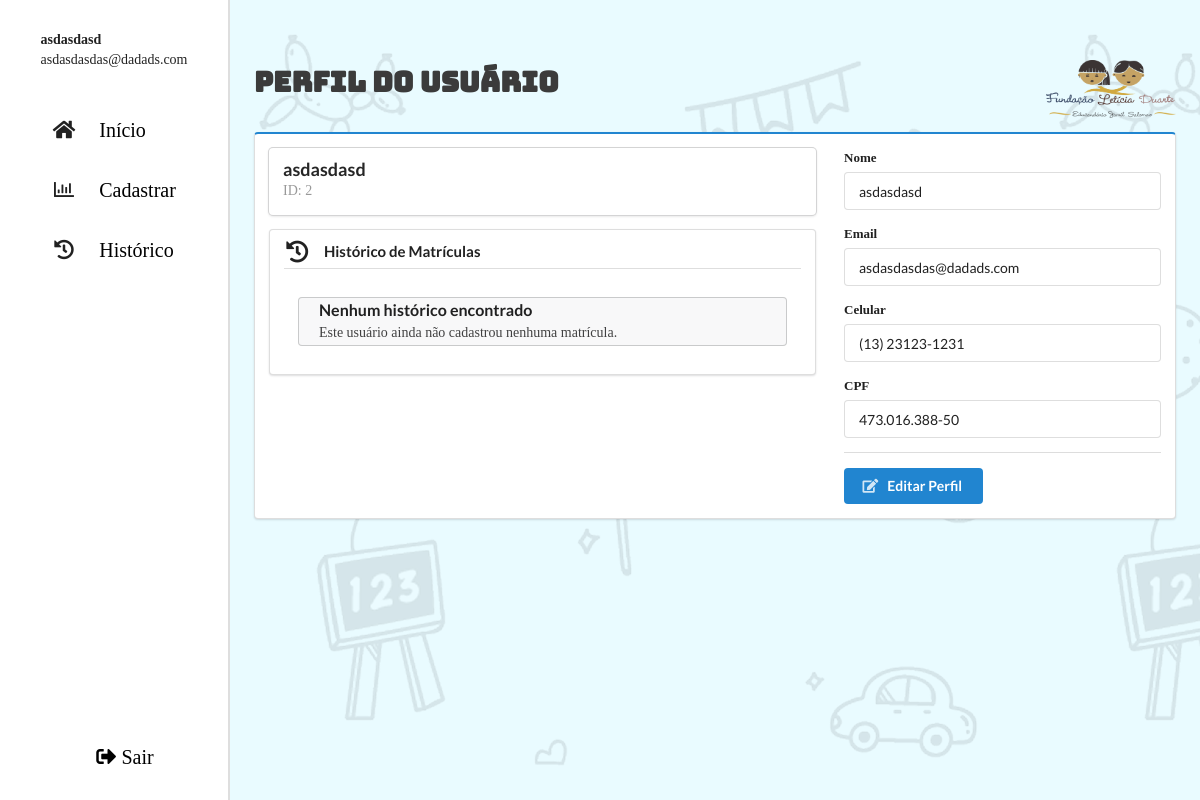
The page /perfil.php (signed in) on the database its author committed.
### tables this page shows
CREATE TABLE `tb_funcionario` (
  `id_funcionario` int(11) NOT NULL,
  `nome` varchar(200) DEFAULT NULL,
  `email` varchar(100) DEFAULT NULL,
  `senha` varchar(255) NOT NULL,
  `celular` varchar(20) DEFAULT NULL,
  `cpf` varchar(14) DEFAULT NULL
);

### perfil.php (the view, shortened to what this page needs)
<?php
include './config.php';
$id = $_SESSION['usuario']['id'] ?? null;
$sql = "SELECT * FROM tb_funcionario WHERE id_funcionario = ?";
$stmt = $conn->prepare($sql);
$stmt->execute([$id]);
$usuario = $stmt->fetch(PDO::FETCH_ASSOC);
$sqlHist = "
    SELECT
        m.id_matricula,
        a.nome AS nome_aluno,
        r1.nome AS responsavel_1,
        r2.nome AS responsavel_2,
        m.data
    FROM tb_matricula m
    LEFT JOIN tb_alunos a ON m.aluno_id = a.id
    LEFT JOIN tb_responsaveis r1 ON m.responsavel_1_id = r1.id_responsavel
    LEFT JOIN tb_responsaveis r2 ON m.responsavel_2_id = r2.id_responsavel
    WHERE m.funcionario_id = ?
    ORDER BY m.data DESC
";
$stmtHist = $conn->prepare($sqlHist);
$stmtHist->execute([$id]);
$historico = $stmtHist->fetchAll(PDO::FETCH_ASSOC);
?>
<!DOCTYPE html>
<html lang="pt-br">
<head>
    <link rel="stylesheet" href="https://cdn.jsdelivr.net/npm/semantic-ui@2.5.0/dist/semantic.min.css">
    <link rel="stylesheet" href="./css/sistema.css">
</head>
<body>
    <section class="corpo_pagina">
        <?php include './template/menuLateral.php' ?>
        <main class="conteudo_cadastrados">
            <section class="cabecalho_cadastrados">
                <h2>Perfil do Usuário</h2>
                <img class="ui small image fluid" src="./img/apresentacao_img/Logo Leiticia Duarte.png"
                    alt="Logo Leiticia Duarte">
            </section>
            <section class="sessao_cadastro ui segment blue">
                <?php if ($usuario): ?>
                    <div class="ui two column stackable grid">
                        <div class="ten wide column">
                            <div class="ui card fluid">
                                <div class="content">
                                    <a class="header"><?= ($usuario['nome']) ?></a>
                                    <div class="meta">
                                        <span>ID: <?= ($usuario['id_funcionario']) ?></span>
                                    </div>
                                </div>
                            </div>
                            <div class="ui segment">
                                <h4 class="ui dividing header">
                                    <i class="history icon"></i>
                                    Histórico de Matrículas
                                </h4>
                                <div class="ui very basic segment" style="max-height: 280px; overflow-y: auto;">
                                    <?php if (count($historico) > 0): ?>
                                        <table class="ui celled striped compact small table">
                                            <thead>
                                                <tr>
                                                    <th>ID Matrícula</th>
                                                    <th>Aluno</th>
                                                    <th>Responsável 1</th>
                                                    <th>Responsável 2</th>
                                                    <th>Data</th>
                                                </tr>
                                            </thead>
                                            <tbody>
                                                <?php foreach ($historico as $row): ?>
                                                    <tr>
                                                        <td><?= ($row['id_matricula']) ?></td>
                                                        <td><?= ($row['nome_aluno'] ?? '---') ?></td>
                                                        <td><?= ($row['responsavel_1'] ?? 'Nenhum cadastrado') ?></td>
                                                        <td><?= ($row['responsavel_2'] ?? 'Nenhum cadastrado') ?></td>
                                                        <td><?= $row['data'] ? date('d/m/Y H:i', strtotime($row['data'])) : '---' ?></td>
                                                    </tr>
                                                <?php endforeach; ?>
                                            </tbody>
                                        </table>
                                    <?php else: ?>
                                        <div class="ui message">
                                            <div class="header">Nenhum histórico encontrado</div>
                                            <p>Este usuário ainda não cadastrou nenhuma matrícula.</p>
                                        </div>
                                    <?php endif; ?>
                                </div>
                            </div>
                        </div>
                        <div class="six wide column">
                            <form class="ui form" method="POST" action="salvarPerfil.php" id="formPerfil">
                                <div class="field">
                                    <label>Nome</label>
                                    <input type="text" name="nome" value="<?= ($usuario['nome']) ?>" readonly required>
                                </div>
                                <div class="field">
                                    <label>Email</label>
                                    <input type="email" name="email" value="<?= ($usuario['email']) ?>" readonly required>
                                </div>
                                <div class="field">
                                    <label>Celular</label>
                                    <input type="text" id="celular" name="celular" value="<?= ($usuario['celular']) ?>" readonly required>
                                </div>
                                <div class="field">
                                    <label>CPF</label>
                                    <input type="text" id="cpf" name="cpf" value="<?= ($usuario['cpf']) ?>" readonly required>
                                </div>
                                <div class="ui divider"></div>
                                <button class="ui primary button" type="button" id="editarPerfil">
                                    <i class="edit icon"></i> Editar Perfil
                                </button>
                            </form>
                        </div>
                    </div>
                <?php endif; ?>
            </section>
        </main>
    </section>
</body>
</html>

### css/sistema.css (style rules this page uses)
* { margin: 0; padding: 0; font-family: "Baloo2"; }
a { text-decoration: none; }
.corpo_pagina { display: flex; min-height: 100vh; }
.conteudo_cadastrados { padding: 60px 2vw 20px 2vw; width: 100%; display: flex; flex-direction: column; background: url(../img/cadastro_img/Background.png); background-color: #e6fbffe0; }
.cabecalho_cadastrados { display: flex; justify-content: space-between; align-items: center; width: 100%; }
.cabecalho_cadastrados h2 { font-size: 2rem; transition: 0.5s; color: #3b3b3b; font-family: 'Bungee'; }
.ui.small.image, .ui.small.images .image, .ui.small.images img, .ui.small.images svg { width: 130px; height: auto; font-size: .92857143rem; }
.ui.message { position: relative; min-height: 1em; margin: 0; background: #f8f8f9; padding: 0.2em 1.5em; line-height: 1.4285em; color: rgba(0, 0, 0, .87); border-radius: .28571429rem; box-shadow: 0 0 0 1px rgba(34, 36, 38, .22) inset, 0 0 0 0 transparent; }

### rows shown on the page
tb_funcionario: nome "asdasdasd", id_funcionario "2", email "asdasdasdas@dadads.com", celular "(13) 23123-1231", cpf "473.016.388-50"

### other values the page prints
$nome_usuario "asdasdasd"
$email_usuario "asdasdasdas@dadads.com"
